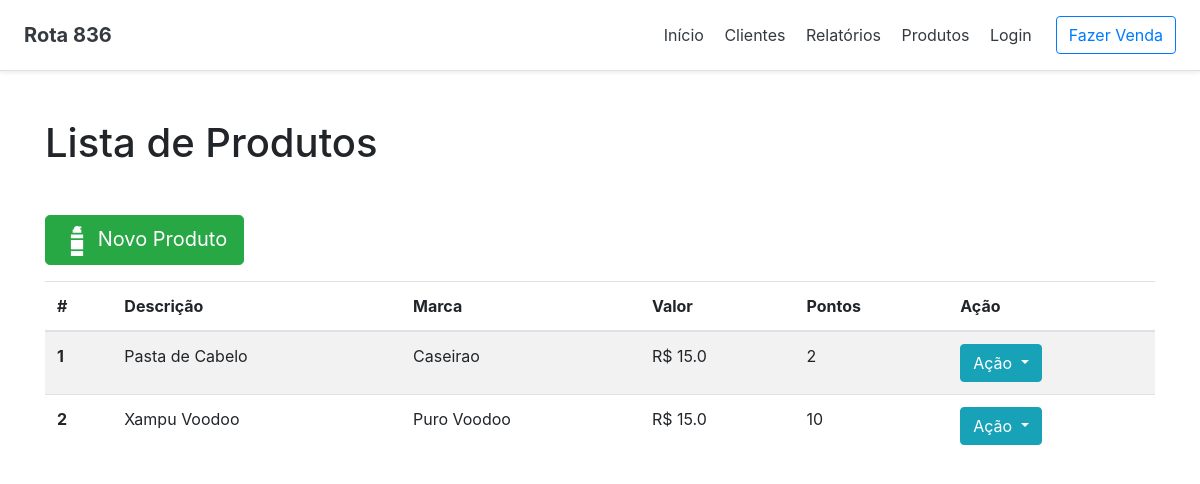
Before: /salao/produto/listar/ with the older database file.
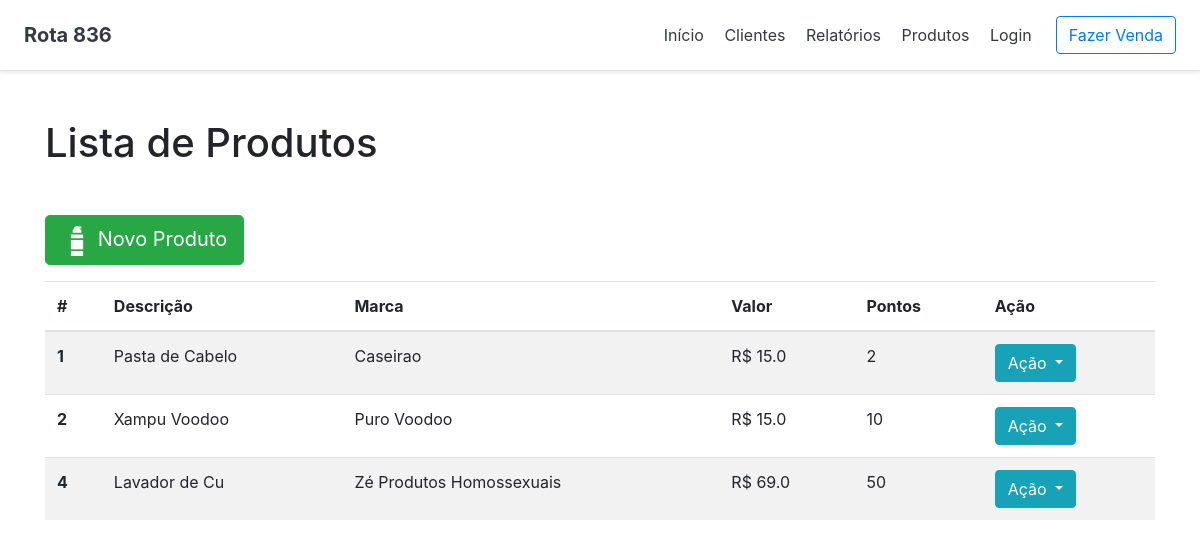
After: the same page with the newer database file.
### salao/models.py (models this page shows, shortened)
class Produto(models.Model):
    desc_produto = models.CharField(max_length=200, null=False)
    pontos_produto = models.IntegerField(null=False)
    valor_produto = models.FloatField(max_length=12, null=False)
    marca_produto = models.CharField(max_length=100, null=False)
    @property
    def toJSON(self):
        return json.dumps(self, default=lambda x: x.__dict__)

### salao/views.py (the view)
# urls.py: path('produto/listar/', views.ListarProdutos.as_view(), name='listar_produtos'),
class ListarProdutos(ListView):
    template_name = 'salao/produto/listar.html'
    model = Produto
    context_object_name = 'produtos'
    paginate_by=10

### salao/templates/salao/produto/listar.html (shortened to what this page needs)
{% extends '../base.html' %}
{% load staticfiles %}
{% block h1_pagina %}
    Lista de Produtos
{% endblock h1_pagina %}
{% block content %}
    <a href="{% url 'salao:incluir_produto' %}"><button class="btn btn-success btn-lg mb-3"><img src="{% static 'img/produto.svg' %}" width="30px" height="30px"> Novo Produto</button></a>
        <table class="table table-striped">
            <thead>
                <tr>
                  <th scope="col">#</th>
                  <th scope="col">Descrição</th>
                  <th scope="col">Marca</th>
                  <th scope="col">Valor</th>
                  <th scope="col">Pontos</th>
                  <th scope="col">Ação</th>
                </tr>
            </thead>
            <tbody>
                {% for produto in object_list %}
                <tr id="{{ produto.id }}">
                  <th scope="row" name="id_produto">{{ produto.id }}</th>
                  <td name="desc_produto">{{ produto.desc_produto }}</td>
                  <td>{{ produto.marca_produto }}</td>
                  <td>R$ {{ produto.valor_produto }}</td>
                  <td>{{ produto.pontos_produto }}</td>
                  <td><div class="btn-group">
                              <button type="button" class="btn btn-info dropdown-toggle" data-toggle="dropdown" aria-haspopup="true" aria-expanded="false">
                                Ação
                              </button>
                        </div>
                  </td>
                </tr>
                {% endfor %}
            </tbody>
            </table>
{% endblock content %}

Changed rows visible on the page:
added Produto: id "4", desc_produto "Lavador de Cu", marca_produto "Zé Produtos Homossexuais", valor_produto "69.0", pontos_produto "50"
